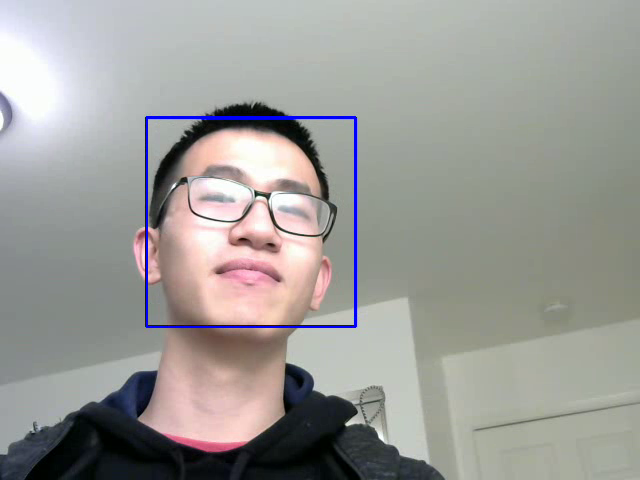
#> input picture frame 2 of detected.avi, 640 x 480 px, given in place of the camera
$ python simple_record_detect.py
#> lines starting #> are read from the running program, lines starting #| are printed output that depends on the picture
from picamera import PiCamera
from picamera.array import PiRGBArray
import time
import cv2


frames = 20
FPS = 10
size = (640, 480)
cap = cv2.VideoCapture(0)
cap.set(cv2.CAP_PROP_FRAME_WIDTH,size[0])
cap.set(cv2.CAP_PROP_FRAME_HEIGHT,size[1])
cap.set(cv2.CAP_PROP_FPS, FPS)
start = time.time()
img_array = []
for i in range(frames):
    ret, img = cap.read()
    face_cascade = cv2.CascadeClassifier('haarcascade_frontalface_default.xml')
    # Convert into grayscale
#> (the run stopped early here; a loop or call above may not have finished)

$ run again, starting later in the video
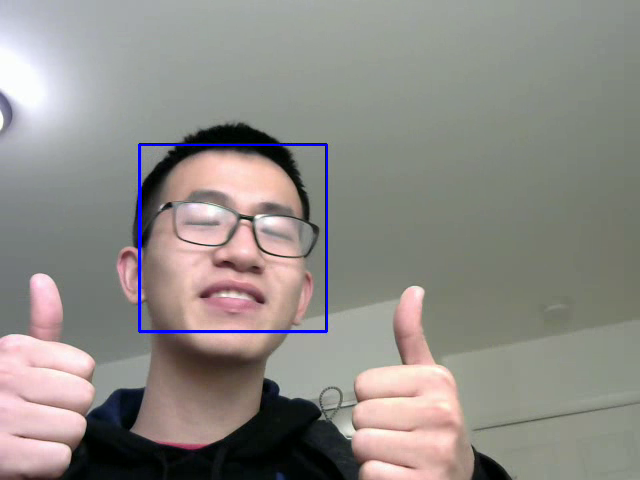
#> input picture frame 9 of detected.avi, 640 x 480 px, given in place of the camera

$ run again, starting later in the video
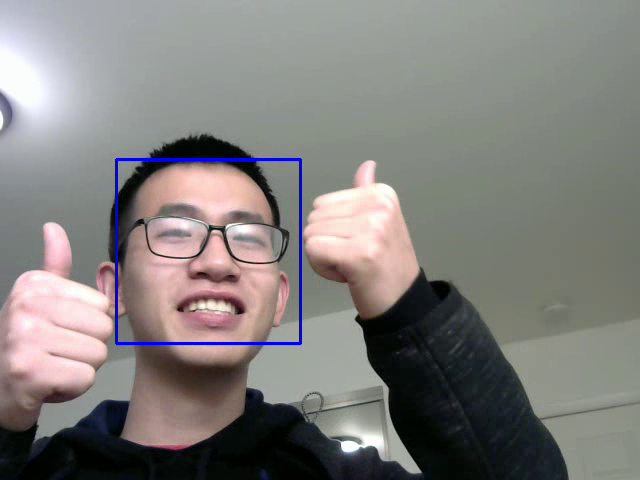
#> input picture frame 16 of detected.avi, 640 x 480 px, given in place of the camera
